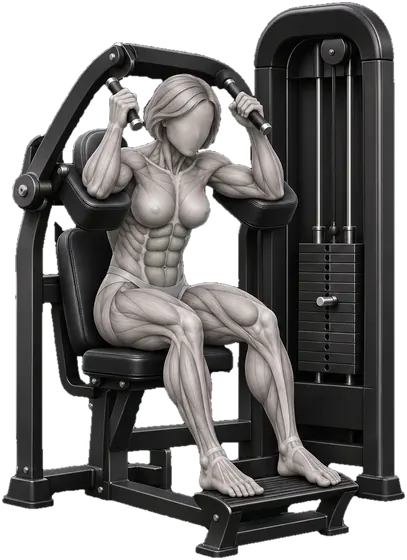
#> input picture img/exr/b-abdominal-maquina-f.webp, 407 x 560 px
$ python -i build_exr.py   (imports and definitions only)
#> lines starting #> are read from the running program, lines starting #| are printed output that depends on the picture; after the words box and inside, x2 and y2 are one past the last pixel; in counts of white or black regions, pixels touching at a corner belong together
"""Artes hiper-realistas dos exercícios (EXR).

Entrada: tools/exr/<id-do-exercicio>.webp — arte 1536×1024, fundo verde-escuro (~#0C1913), homem à esquerda e
mulher à direita, músculo principal pintado de verde.
Saída: img/exr/<id>-m.webp e img/exr/<id>-f.webp (figura + equipamento sem fundo, 560 px de altura, músculo em cinza)
e o bloco `const EXR={id:{m:{w,h,p,u},f:{...}}}` entre /*EXR-START*/ e /*EXR-END*/ em app.html, onde `p` é o
contorno do músculo (SVG, coordenadas da imagem) que o app pinta com a cor de destaque (mix-blend-mode: color).

Uso: python3 tools/build_exr.py            (todas as artes de tools/exr)
     python3 tools/build_exr.py --preview  (só gera prévias em /tmp/exr-prev)
"""
import sys, json, pathlib, re, base64
import numpy as np, cv2
from PIL import Image

ROOT = pathlib.Path(__file__).resolve().parent.parent
SRC = ROOT / 'tools' / 'exr'
OUT = ROOT / 'img' / 'exr'
H = 560


def green_mask(rgb):
    r, g, b = [rgb[..., i].astype(int) for i in range(3)]
    m = ((g - r > 35) & (g - b > 8) & (g > 90)).astype(np.uint8)
    m = cv2.morphologyEx(m, cv2.MORPH_CLOSE, np.ones((5, 5), np.uint8))
    m = cv2.morphologyEx(m, cv2.MORPH_OPEN, np.ones((3, 3), np.uint8))
    return m


def fg_mask(rgb):
    """Figura + equipamento. O fundo é escuro e levemente esverdeado; o equipamento é cinza neutro."""
    f = cv2.medianBlur(rgb, 5).astype(int)
    r, g, b = f[..., 0], f[..., 1], f[..., 2]
    lum = (r + g + b) / 3
    chroma = g - (r + b) / 2
    bgc = np.median(np.concatenate([f[:8].reshape(-1, 3), f[-8:].reshape(-1, 3), f[:, :8].reshape(-1, 3), f[:, -8:].reshape(-1, 3)]), axis=0)
    dist = np.abs(f - bgc).sum(-1)
    sure_fg = (lum > 70) | ((chroma < 3) & (lum > 18)) | (green_mask(rgb) > 0)
    # fundo: perto da cor da borda, ou escuro com o tom verde do cenário (chão e sombras); equipamento é cinza neutro
    sure_bg = ((dist < 14) & (chroma > 5)) | ((chroma > 4.5) & (lum < 85))
    gc = np.full(rgb.shape[:2], cv2.GC_PR_BGD, np.uint8)
    gc[sure_bg] = cv2.GC_BGD
    gc[(~sure_bg) & (dist > 22)] = cv2.GC_PR_FGD
    gc[sure_fg] = cv2.GC_FGD
    gc[:3], gc[-3:], gc[:, :3], gc[:, -3:] = cv2.GC_BGD, cv2.GC_BGD, cv2.GC_BGD, cv2.GC_BGD
    bgd, fgd = np.zeros((1, 65), np.float64), np.zeros((1, 65), np.float64)
    cv2.grabCut(cv2.cvtColor(rgb, cv2.COLOR_RGB2BGR), gc, None, bgd, fgd, 4, cv2.GC_INIT_WITH_MASK)
    m = np.isin(gc, (cv2.GC_FGD, cv2.GC_PR_FGD)).astype(np.uint8)
    # só os componentes grandes (tira sujeira e sombras soltas)
    n, lab, st, _ = cv2.connectedComponentsWithStats(m, 8)
    keep = np.zeros_like(m)
    for i in range(1, n):
        if st[i, cv2.CC_STAT_AREA] > 1500:
            keep[lab == i] = 1
    keep = cv2.morphologyEx(keep, cv2.MORPH_CLOSE, np.ones((3, 3), np.uint8))
    # buracos pequenos dentro da figura
    inv = 1 - keep
    n, lab, st, _ = cv2.connectedComponentsWithStats(inv, 4)
    for i in range(1, n):
        x, y, w, h, a = st[i]
        if a < 400 and x > 0 and y > 0 and x + w < m.shape[1] and y + h < m.shape[0]:
            keep[lab == i] = 1
    return keep


def split_x(fg):
    w = fg.shape[1]
    col = fg.sum(0).astype(float)
    a, b = int(w * .40), int(w * .60)
    k = np.convolve(col, np.ones(15) / 15, 'same')
    return a + int(np.argmin(k[a:b]))


def degreen(rgb, gm):
    """Troca o verde do músculo por cinza com o mesmo brilho da pele."""
    out = rgb.astype(float).copy()
    g = rgb.astype(float)
    lum = 0.30 * g[..., 0] + 0.50 * g[..., 1] + 0.20 * g[..., 2]
    lum = lum * 0.86
    gray = np.stack([lum * 1.03, lum * 1.0, lum * 0.95], -1)
    # inclui a franja: pixels levemente verdes perto do músculo pintado
    near = cv2.dilate(gm, np.ones((11, 11), np.uint8)) > 0
    fringe = near & ((g[..., 1] - np.maximum(g[..., 0], g[..., 2])) > 4)
    w = cv2.GaussianBlur((cv2.dilate(gm, np.ones((5, 5), np.uint8)) | fringe).astype(float), (5, 5), 0)[..., None]
    out = out * (1 - w) + gray * w
    return np.clip(out, 0, 255).astype(np.uint8)


def path_of(mask, scale, ox, oy):
    cs, _ = cv2.findContours(mask, cv2.RETR_EXTERNAL, cv2.CHAIN_APPROX_NONE)
    d = []
    for c in cs:
        if cv2.contourArea(c) < 30:
            continue
        c = cv2.approxPolyDP(c, 1.2, True)
        pts = [(round((p[0][0] - ox) * scale), round((p[0][1] - oy) * scale)) for p in c]
        d.append('M' + 'L'.join(f'{x} {y}' for x, y in pts) + 'Z')
    return ''.join(d)


def figure(rgb, fg, gm, x0, x1):
    sub = fg[:, x0:x1]
    ys, xs = np.nonzero(sub)
    pad = 4
    t, bt = max(0, ys.min() - pad), min(rgb.shape[0], ys.max() + pad + 1)
    l, r = max(0, xs.min() - pad) + x0, min(x1, xs.max() + pad + 1 + x0)
    crop = degreen(rgb[t:bt, l:r], gm[t:bt, l:r])
    a = cv2.GaussianBlur((fg[t:bt, l:r] * 255).astype(np.uint8), (3, 3), 0)
    sc = H / (bt - t)
    w = round((r - l) * sc)
    im = Image.fromarray(np.dstack([crop, a]), 'RGBA').resize((w, H), Image.LANCZOS)
    m = (gm[t:bt, l:r] & fg[t:bt, l:r]).astype(np.uint8)
    return im, {'w': w, 'h': H, 'p': path_of(m, sc, 0, 0)}


def build(path):
#> called with path = '../img/exr/b-abdominal-maquina-f.webp'
    rgb = np.array(Image.open(path).convert('RGB'))
    fg, gm = fg_mask(rgb), green_mask(rgb)
#> in fg_mask, `f = cv2.medianBlur(rgb, 5).astype(int)`:
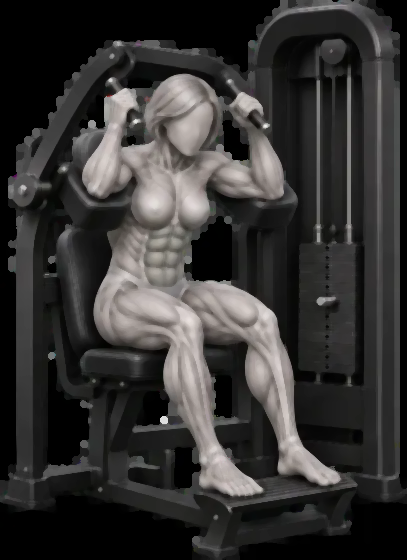
#> f: shape (560, 407, 3) int64; mean R, G, B 53.8, 52.3, 51.3
#> in fg_mask, `chroma = g - (r + b) / 2`:
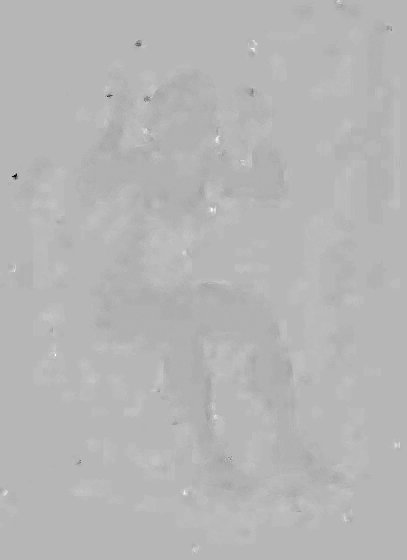
#> chroma: shape (560, 407) float64; min -70.5, max 28, mean -0.2; drawn with min black and max white
#> in fg_mask, `bgc = np.median(np.concatenate([f[:8].reshape(-1, 3), f[-8:].reshape(-..`: bgc = [0, 0, 0]
#> in green_mask, `m = ((g - r > 35) & (g - b > 8) & (g > 90)).astype(np.uint8)`:
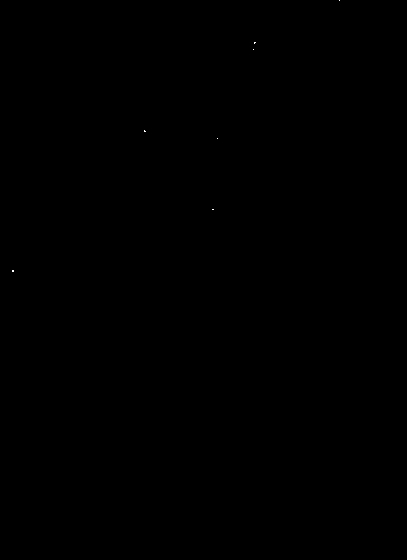
#> m: shape (560, 407); values 0 (black) and 1 (white), 0.01% white in thin lines or dots, all inside (x1, y1, x2, y2) = (12, 0, 340, 272)
#> in green_mask, `m = cv2.morphologyEx(m, cv2.MORPH_OPEN, np.ones((3, 3), np.uint8))`: m: shape (560, 407); every value is 0
#> in fg_mask, `sure_fg = (lum > 70) | ((chroma < 3) & (lum > 18)) | (green_mask(rgb) ..`: sure_fg: shape (560, 407) bool; 68.1% white; 185 black regions (126 under 20 px), largest, box (x1, y1, x2, y2) and area: (0, 0, 280, 481) 23357, (0, 472, 202, 560) 10900, (239, 491, 407, 560) 5956
#> in fg_mask, `sure_bg = ((dist < 14) & (chroma > 5)) | ((chroma > 4.5) & (lum < 85))`: sure_bg: shape (560, 407) bool; 0.14% white in thin lines or dots
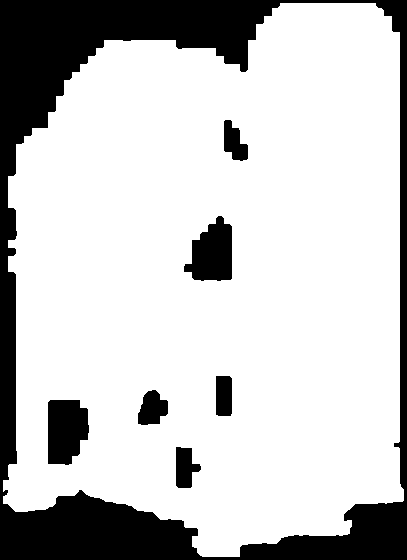
#> fg: shape (560, 407); values 0 (black) and 1 (white), 77.8% white; 7 black regions, largest, box (x1, y1, x2, y2) and area: (0, 0, 407, 560) 43392, (48, 400, 89, 465) 2245, (184, 216, 232, 281) 2164
    sx = split_x(fg)
#> in split_x, `col = fg.sum(0).astype(float)`: col = 407 values, max 537 at index 280, min 0 at index 0, mean 435.9
#> in split_x, `k = np.convolve(col, np.ones(15) / 15, 'same')`: k = 407 values, max 535.3 at index 279, min 6.53 at index 0, mean 435.8
#> sx = 224
    res = {}
    for k, (a, b) in {'m': (0, sx), 'f': (sx, rgb.shape[1])}.items():
        res[k] = figure(rgb, fg, gm, a, b)
#> this loop made 2 passes
#> (k, b, pad in figure, t in figure, bt in figure, l in figure, r in figure) on passes 1 to 2: ('m', 224, 4, 36, 560, 0, 224), ('f', 407, 4, 0, 560, 224, 407)
#> pass 1, in figure, `sub = fg[:, x0:x1]`:
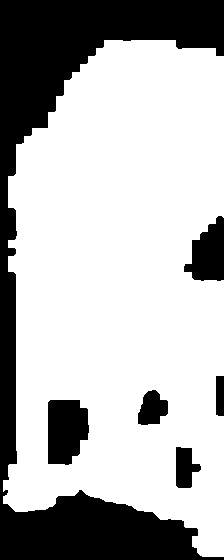
#> sub: shape (560, 224); values 0 (black) and 1 (white), 70.5% white; 6 black regions, box (x1, y1, x2, y2) and area: (0, 0, 224, 560) 31248, (48, 400, 89, 465) 2245, (184, 216, 224, 281) 1720, (138, 390, 168, 425) 751, (176, 447, 201, 488) 708, (216, 376, 224, 416) 318
#> pass 1, in degreen, `out = rgb.astype(float).copy()`:
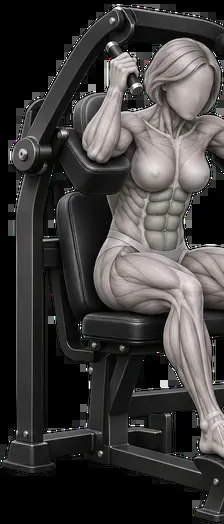
#> out: shape (524, 224, 3) float64; mean of channels 0, 1, 2 61.9, 60, 58.7; drawn as R, G, B
#> pass 1, in degreen, `lum = lum * 0.86`:
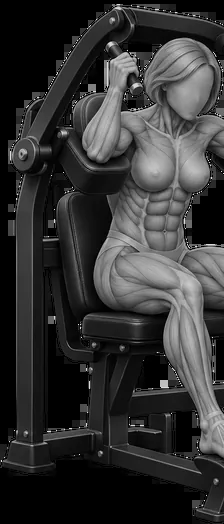
#> lum: shape (524, 224) float64; min 0, max 219.3, mean 51.9
#> after the loop, res = 2 items
    return res


def main():
    prev = '--preview' in sys.argv
    pd = pathlib.Path('/tmp/exr-prev') if prev else None
    if prev:
        pd.mkdir(exist_ok=True)
    OUT.mkdir(parents=True, exist_ok=True)
    app = ROOT / 'app.html'
    s = app.read_text(encoding='utf-8')
    m = re.search(r'/\*EXR-START\*/const EXR=(.*?);/\*EXR-END\*/', s, re.S)
    exr = json.loads(m.group(1)) if m else {}
    # artes antigas embutidas como data URL viram arquivos em img/exr (o HTML fica leve)
    for eid, v in exr.items():
        for k, meta in v.items():
            if meta['u'].startswith('data:'):
                (OUT / f'{eid}-{k}.webp').write_bytes(base64.b64decode(meta['u'].split(',', 1)[1]))
                meta['u'] = f'img/exr/{eid}-{k}.webp'
    for f in sorted(SRC.glob('*.webp')):
        eid = f.stem
        res = build(f)
        exr[eid] = {}
        for k, (im, meta) in res.items():
            if prev:
                bg = Image.new('RGBA', im.size, (255, 0, 255, 255)); bg.alpha_composite(im); bg.convert('RGB').save(pd / f'{eid}-{k}.png')
                continue
            fn = OUT / f'{eid}-{k}.webp'
            im.save(fn, 'WEBP', quality=78, method=6)
            meta['u'] = f'img/exr/{eid}-{k}.webp'
            exr[eid][k] = meta
            print(eid, k, im.size, fn.stat().st_size // 1024, 'KB')
    if prev:
        print('prévias em', pd)
        return
    s = re.sub(r'/\*EXR-START\*/.*?/\*EXR-END\*/', lambda _: '/*EXR-START*/const EXR=' + json.dumps(exr, ensure_ascii=False, separators=(',', ':')) + ';/*EXR-END*/', s, flags=re.S)
    app.write_text(s, encoding='utf-8')
    print(len(exr), 'artes em EXR')


# [2 lines not run here, left out]

>>> result = build('../img/exr/b-abdominal-maquina-f.webp')
#> result = 2 items

$ run again, on img/exr/b-cadeira-abdutora-maquina-f.webp
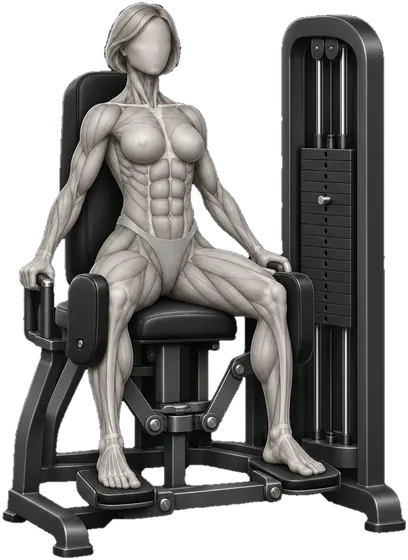
#> input picture img/exr/b-cadeira-abdutora-maquina-f.webp, 408 x 560 px
#> bgc = [0, 0, 0]
#> in fg_mask, `sure_fg = (lum > 70) | ((chroma < 3) & (lum > 18)) | (green_mask(rgb) ..`:
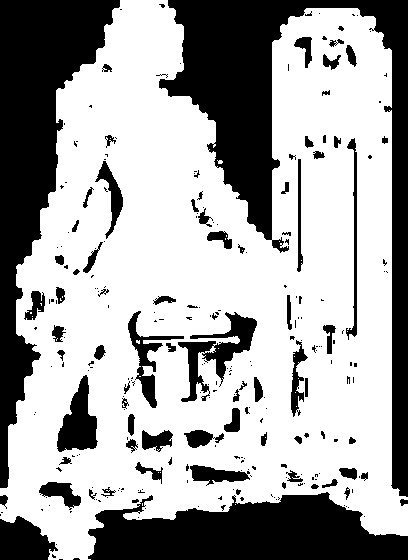
#> sure_fg: shape (560, 408) bool; 64.9% white; 265 black regions (184 under 20 px), largest, box (x1, y1, x2, y2) and area: (159, 0, 408, 497) 26074, (0, 0, 120, 488) 21315, (88, 492, 408, 560) 15362
#> sure_bg: shape (560, 408) bool; 0.37% white; 80 white regions (64 under 20 px), largest, box (x1, y1, x2, y2) and area: (155, 436, 166, 449) 77, (206, 352, 216, 362) 60, (191, 199, 199, 212) 49
#> fg: shape (560, 408); values 0 (black) and 1 (white), 71.7% white; 2 black regions, box (x1, y1, x2, y2) and area: (0, 0, 408, 560) 63437, (59, 408, 97, 452) 1183
#> col = 408 values, max 520 at index 371, min 0 at index 0, mean 401.6
#> in split_x, `k = np.convolve(col, np.ones(15) / 15, 'same')`: k = 408 values, max 516.8 at index 127, min 8.6 at index 0, mean 401.5
#> sx = 243
#> the loop in build, `for k, (a, b) in {'m': (0, sx), 'f': (sx, rgb.shape[1])}.items():` made 2 passes
#> (k, b, pad in figure, t in figure, bt in figure, l in figure, r in figure) on passes 1 to 2: ('m', 243, 4, 0, 560, 0, 243), ('f', 408, 4, 4, 540, 243, 408)
#> pass 1, in degreen, `lum = lum * 0.86`:
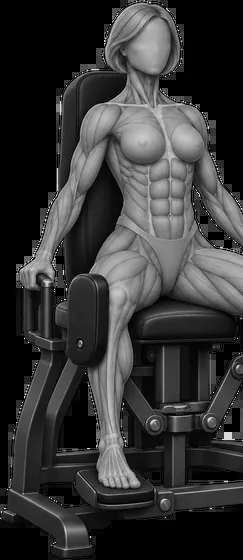
#> lum: shape (560, 243) float64; min 0, max 219.3, mean 53.8
#> after the loop in build, `for k, (a, b) in {'m': (0, sx), 'f': (sx, rgb.shape[1])}.items():`: res = 2 items

$ run again, on img/exr/b-crucifixo-inverso-halter-f.webp
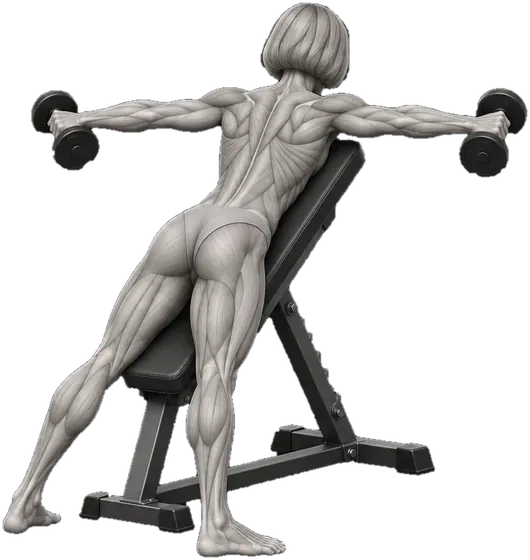
#> input picture img/exr/b-crucifixo-inverso-halter-f.webp, 530 x 560 px
#> bgc = [0, 0, 0]
#> sure_fg: shape (560, 530) bool; 35.6% white; 25 white regions (24 under 20 px), largest, box (x1, y1, x2, y2) and area: (0, 0, 528, 560) 105465
#> sure_bg: shape (560, 530) bool; 0.13% white in thin lines or dots, all inside (x1, y1, x2, y2) = (24, 14, 509, 552)
#> fg: shape (560, 530); values 0 (black) and 1 (white), 37.8% white; 1 white region, box (x1, y1, x2, y2) and area: (3, 3, 527, 557) 112262
#> col = 530 values, max 477 at index 224, min 0 at index 0, mean 211.8
#> in split_x, `k = np.convolve(col, np.ones(15) / 15, 'same')`: k = 530 values, max 472.8 at index 224, min 10.53 at index 529, mean 211.7
#> sx = 248
#> the loop in build, `for k, (a, b) in {'m': (0, sx), 'f': (sx, rgb.shape[1])}.items():` made 2 passes
#> (k, b, pad in figure, t in figure, bt in figure, l in figure, r in figure) on passes 1 to 2: ('m', 248, 4, 76, 560, 0, 248), ('f', 530, 4, 0, 560, 248, 530)
#> pass 1, in degreen, `lum = lum * 0.86`:
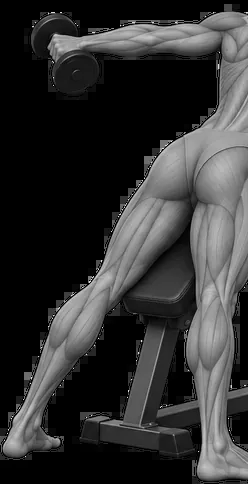
#> lum: shape (484, 248) float64; min 0, max 219.3, mean 51.3
#> after the loop in build, `for k, (a, b) in {'m': (0, sx), 'f': (sx, rgb.shape[1])}.items():`: res = 2 items
